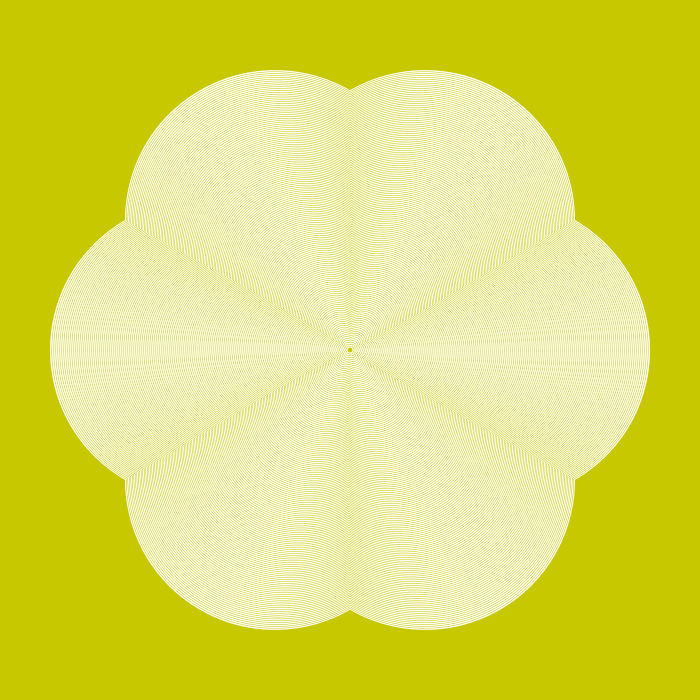
Frame 1 (no input)
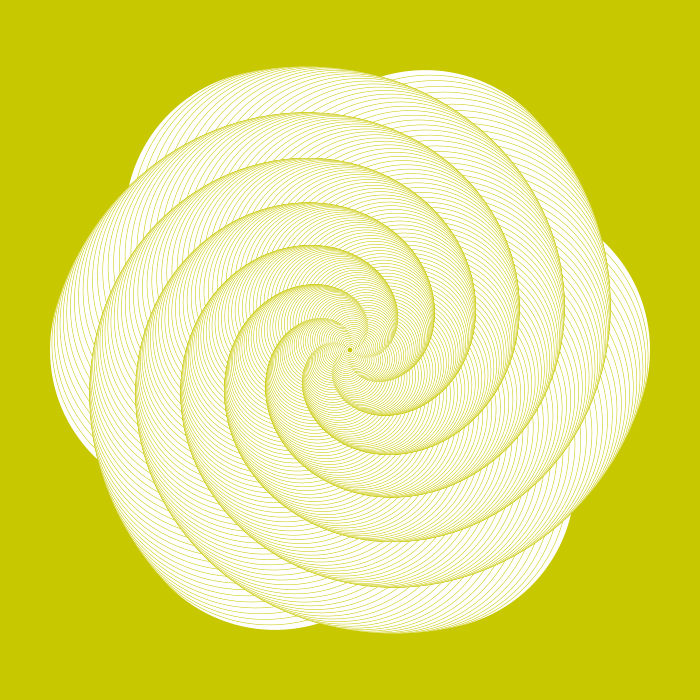
Frame 60 (the mouse pressed at the canvas centre just before this capture)
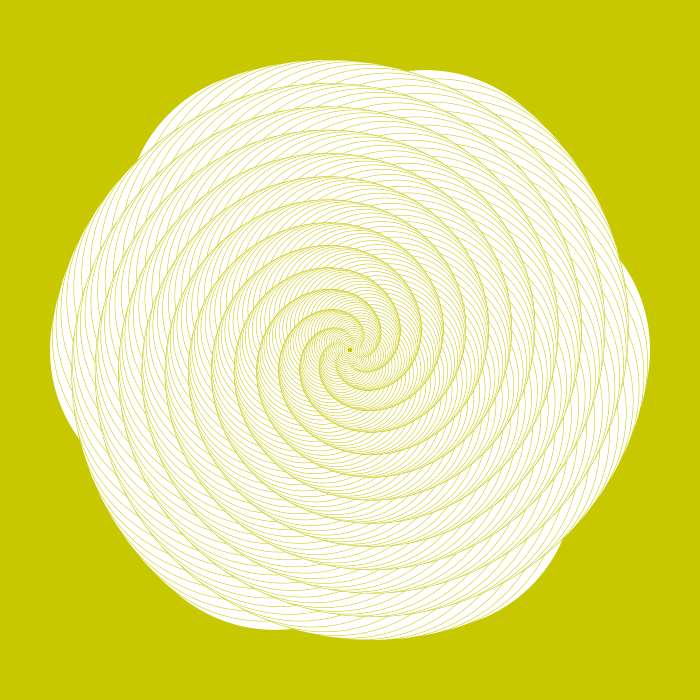
Frame 120 (the mouse held since frame 60 and released just before this capture)

The Processing sketch that drew these frames (run headless with seeded random() and noise(); from frame 60 on, the mouse is pressed at the canvas centre):

// Processing sketch: processing_185407
// ── processing_185407.pde

// it eventually evolves into an ugly state, but it comes back, slowly.
int quantos=6;
int d=300;
float r;
void setup() {
  size(700, 700);
  background(200, 200, 0);
  noStroke();
}

void draw() {
  frameRate(60);
  background(200, 200, 0);
  translate(width/2, height/2);
  d=300;
  
  while (d>2) {
    fill(255);
   
    for (int i=0; i<quantos; i++) {
      ellipse(d/2, 0, d, d);
      rotate(TWO_PI/quantos);
    }
    
    d-=1;
    fill(200, 200, 0);
    rotate (r);
    
    for (int i=0; i<quantos; i++) {
      ellipse(d/2, 0, d, d);
      rotate(TWO_PI/quantos);
    }
    d-=1;
      
    r+=.000005;

  }
}
